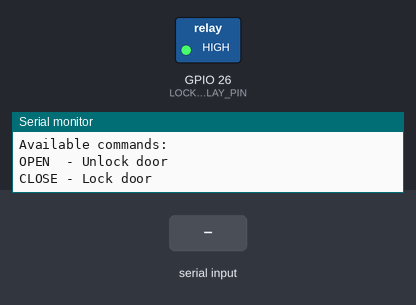
A sketch run on a simulated ESP32. On the bench: switched loads named in the sketch (green lamp = pin HIGH), the last lines printed to the serial monitor. The test bench sets the inputs (shaded band).

Above: at 1.2 s.
1.3 s: "OPEN\n" received over Serial
At 1.6 s:
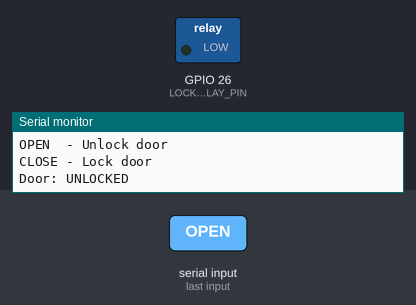
2.8 s: "CLOSE\n" received over Serial
At 4.0 s:
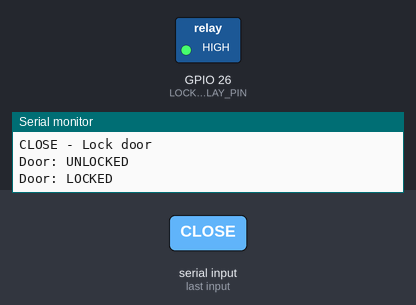
Timing chart, 0 to 5.8 s (numbered marks = the images above; inputs shaded):
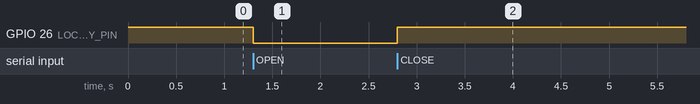

The sketch:

door_control.ino
```cpp
/*
  IoT Smart Door Lock & Visitor Monitoring System

  ELECTRIC DOOR LOCK CONTROL

  Function:
  Controls an electric door lock through a relay/control module.

  Commands through Serial Monitor:
      OPEN  -> unlocks the door
      CLOSE -> locks the door

  IMPORTANT:
  The relay GPIO and relay logic level below are configurable.
  Do not connect an electric lock directly to an ESP32 GPIO.
*/


#include <Arduino.h>


// =====================================================
// HARDWARE CONFIGURATION
// =====================================================

// GPIO connected to the relay/control input.
// Change this if your actual hardware uses another pin.
#define LOCK_RELAY_PIN 26


// -----------------------------------------------------
// Relay logic
// -----------------------------------------------------
//
// Many relay modules are ACTIVE LOW:
//
// LOW  = relay ON
// HIGH = relay OFF
//
// If your relay works the opposite way, change these.
#define RELAY_ON  LOW
#define RELAY_OFF HIGH


// =====================================================
// DOOR LOCK FUNCTIONS
// =====================================================

void lockDoor() {

  /*
     For a typical electric lock system,
     the relay returns to the locked state.
  */

  digitalWrite(
    LOCK_RELAY_PIN,
    RELAY_OFF
  );

  Serial.println("Door: LOCKED");
}


void unlockDoor() {

  /*
     Activate the relay/control output
     to operate the electric lock.
  */

  digitalWrite(
    LOCK_RELAY_PIN,
    RELAY_ON
  );

  Serial.println("Door: UNLOCKED");
}


// =====================================================
// SETUP
// =====================================================

void setup() {

  Serial.begin(115200);

  // Configure relay control pin
  pinMode(
    LOCK_RELAY_PIN,
    OUTPUT
  );

  // Start in locked state
  lockDoor();

  Serial.println();
  Serial.println(
    "================================="
  );

  Serial.println(
    " SMART ELECTRIC DOOR LOCK"
  );

  Serial.println(
    " CONTROL MODULE"
  );

  Serial.println(
    "================================="
  );

  Serial.println();
  Serial.println(
    "Available commands:"
  );

  Serial.println(
    "OPEN  - Unlock door"
  );

  Serial.println(
    "CLOSE - Lock door"
  );

  Serial.println();
}


// =====================================================
// MAIN LOOP
// =====================================================

void loop() {

  if (Serial.available() > 0) {

    String command =
      Serial.readStringUntil('\n');

    command.trim();
    command.toUpperCase();


    // -----------------------------------------------
    // OPEN DOOR
    // -----------------------------------------------

    if (command == "OPEN") {

      unlockDoor();

    }


    // -----------------------------------------------
    // CLOSE DOOR
    // -----------------------------------------------

    else if (command == "CLOSE") {

      lockDoor();

    }


    // -----------------------------------------------
    // INVALID COMMAND
    // -----------------------------------------------

    else {

      Serial.println(
        "Invalid command."
      );

      Serial.println(
        "Use OPEN or CLOSE."
      );
    }
  }
}
```

Measured:
- after the input at 1.3 s, GPIO 26 (LOCK_RELAY_PIN): HIGH → LOW at once
- after the input at 2.8 s, GPIO 26 (LOCK_RELAY_PIN): LOW → HIGH at once
